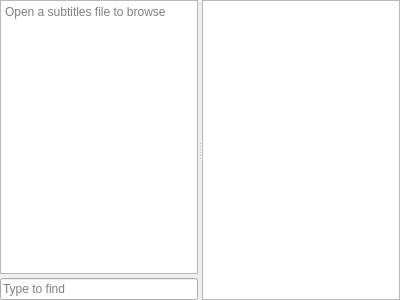
<?xml version="1.0" encoding="UTF-8"?>
<ui version="4.0">
 <class>TabPageWidget</class>
 <widget class="QWidget" name="TabPageWidget">
  <property name="geometry">
   <rect>
    <x>0</x>
    <y>0</y>
    <width>400</width>
    <height>300</height>
   </rect>
  </property>
  <property name="windowTitle">
   <string/>
  </property>
  <property name="locale">
   <locale language="English" country="UnitedStates"/>
  </property>
  <layout class="QVBoxLayout" name="verticalLayout_2">
   <property name="spacing">
    <number>0</number>
   </property>
   <property name="leftMargin">
    <number>0</number>
   </property>
   <property name="topMargin">
    <number>0</number>
   </property>
   <property name="rightMargin">
    <number>0</number>
   </property>
   <property name="bottomMargin">
    <number>0</number>
   </property>
   <item>
    <widget class="QSplitter" name="pSplitter">
     <property name="orientation">
      <enum>Qt::Horizontal</enum>
     </property>
     <widget class="QWidget" name="">
      <layout class="QVBoxLayout" name="verticalLayout">
       <property name="spacing">
        <number>4</number>
       </property>
       <item>
        <widget class="QTextBrowser" name="pMainTextBrowser">
         <property name="placeholderText">
          <string>Open a subtitles file to browse</string>
         </property>
         <property name="openExternalLinks">
          <bool>true</bool>
         </property>
        </widget>
       </item>
       <item>
        <widget class="QLineEdit" name="pSearchEdit">
         <property name="placeholderText">
          <string>Type to find</string>
         </property>
         <property name="clearButtonEnabled">
          <bool>true</bool>
         </property>
        </widget>
       </item>
      </layout>
     </widget>
     <widget class="QTextBrowser" name="pSeconderyTextBrowser">
      <property name="openExternalLinks">
       <bool>true</bool>
      </property>
     </widget>
    </widget>
   </item>
  </layout>
 </widget>
 <resources/>
 <connections/>
</ui>
